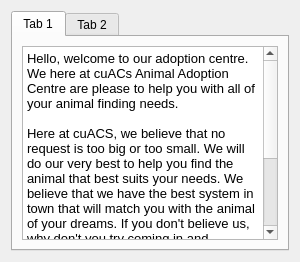
      <widget class="QWidget" name="HomePage">
       <layout class="QVBoxLayout" name="verticalLayout_5">
        <item>
         <widget class="QTabWidget" name="tabWidget">
          <property name="enabled">
           <bool>true</bool>
          </property>
          <property name="currentIndex">
           <number>0</number>
          </property>
          <property name="usesScrollButtons">
           <bool>true</bool>
          </property>
          <widget class="QWidget" name="tab">
           <attribute name="title">
            <string>Tab 1</string>
           </attribute>
           <layout class="QVBoxLayout" name="verticalLayout_4">
            <item>
             <widget class="QTextEdit" name="textEdit_3">
              <property name="html">
               <string>&lt;!DOCTYPE HTML PUBLIC &quot;-//W3C//DTD HTML 4.0//EN&quot; &quot;http://www.w3.org/TR/REC-html40/strict.dtd&quot;&gt;
&lt;html&gt;&lt;head&gt;&lt;meta name=&quot;qrichtext&quot; content=&quot;1&quot; /&gt;&lt;style type=&quot;text/css&quot;&gt;
p, li { white-space: pre-wrap; }
&lt;/style&gt;&lt;/head&gt;&lt;body style=&quot; font-family:'Sans'; font-size:10pt; font-weight:400; font-style:normal;&quot;&gt;
&lt;p style=&quot; margin-top:0px; margin-bottom:0px; margin-left:0px; margin-right:0px; -qt-block-indent:0; text-indent:0px;&quot;&gt;Hello, welcome to our adoption centre. We here at cuACs Animal Adoption Centre are please to help you with all of your animal finding needs. &lt;/p&gt;
&lt;p style=&quot;-qt-paragraph-type:empty; margin-top:0px; margin-bottom:0px; margin-left:0px; margin-right:0px; -qt-block-indent:0; text-indent:0px;&quot;&gt;&lt;br /&gt;&lt;/p&gt;
&lt;p style=&quot; margin-top:0px; margin-bottom:0px; margin-left:0px; margin-right:0px; -qt-block-indent:0; text-indent:0px;&quot;&gt;Here at cuACS, we believe that no request is too big or too small. We will do our very best to help you find the animal that best suits your needs. We believe that we have the best system in town that will match you with the animal of your dreams. If you don't believe us, why don't you try coming in and checking our some of our animals and see what our magical matching algorithm of awesomeness has in store for you.&lt;/p&gt;
&lt;p style=&quot;-qt-paragraph-type:empty; margin-top:0px; margin-bottom:0px; margin-left:0px; margin-right:0px; -qt-block-indent:0; text-indent:0px;&quot;&gt;&lt;br /&gt;&lt;/p&gt;
&lt;p style=&quot; margin-top:0px; margin-bottom:0px; margin-left:0px; margin-right:0px; -qt-block-indent:0; text-indent:0px;&quot;&gt;We hope to see you soon!&lt;/p&gt;
&lt;p style=&quot;-qt-paragraph-type:empty; margin-top:0px; margin-bottom:0px; margin-left:0px; margin-right:0px; -qt-block-indent:0; text-indent:0px;&quot;&gt;&lt;br /&gt;&lt;/p&gt;
&lt;p style=&quot; margin-top:0px; margin-bottom:0px; margin-left:0px; margin-right:0px; -qt-block-indent:0; text-indent:0px;&quot;&gt;	~ The KAJG Team&lt;/p&gt;&lt;/body&gt;&lt;/html&gt;</string>
              </property>
             </widget>
            </item>
           </layout>
          </widget>
          <widget class="QWidget" name="tab_2">
           <attribute name="title">
            <string>Tab 2</string>
           </attribute>
          </widget>
         </widget>
        </item>
       </layout>
      </widget>
